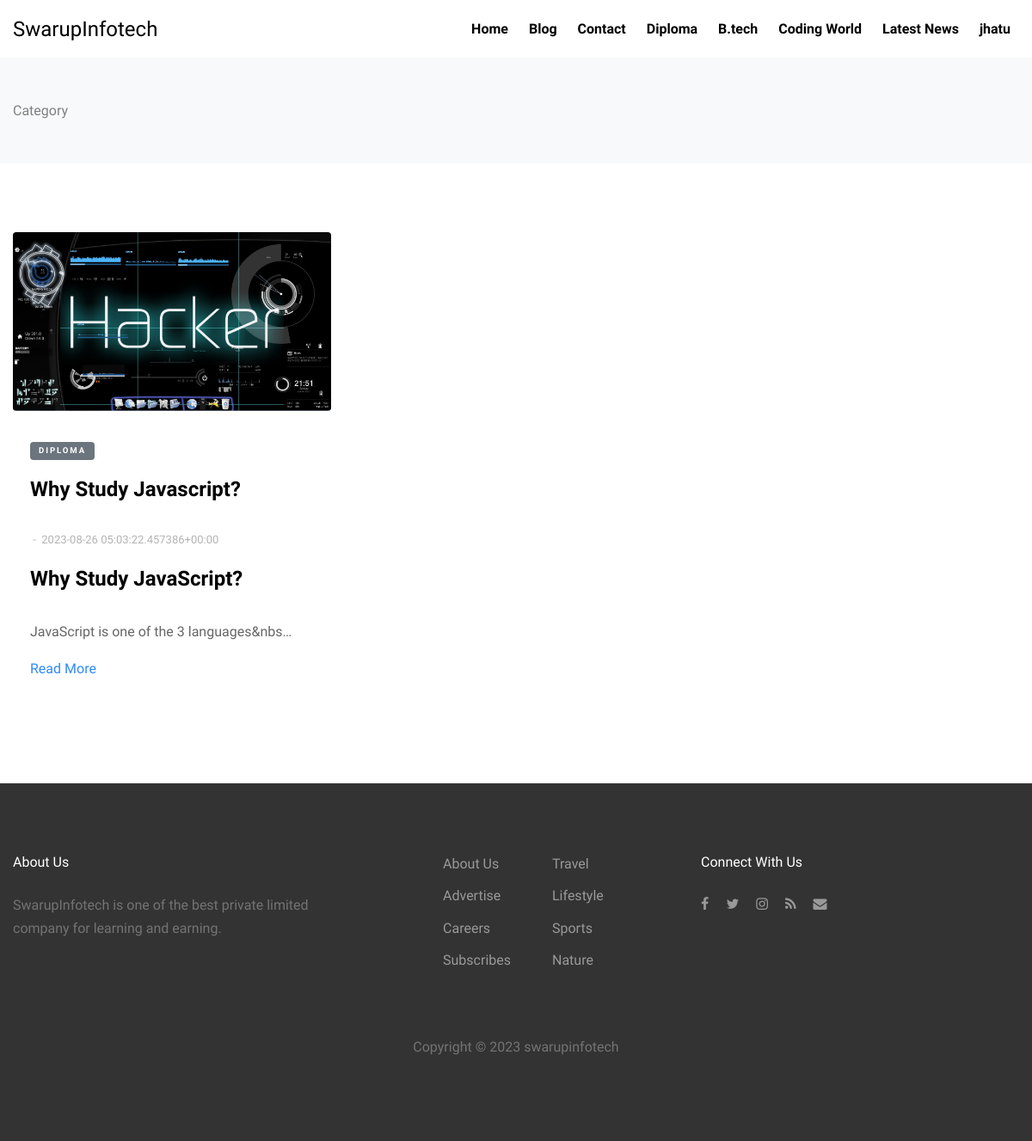
Screenshot of /?category=3 with the database file from the repository.
### blog/models.py (models this page shows, shortened)
class Home(models.Model):
	sno = models.AutoField(primary_key=True)
	title = models.CharField(max_length=255,blank=True,null=True)
	about = models.TextField()
	copyright = models.CharField(max_length=255,blank=True,null=True)
	address = models.CharField(max_length=255,blank=True,null=True)
	phone = models.CharField(max_length=255,blank=True,null=True)
	email = models.CharField(max_length=255,blank=True,null=True)

class Category(models.Model):
	sno = models.AutoField(primary_key=True)
	title = models.CharField(max_length=255,blank=True,null=True)

class Post(models.Model):
	sno = models.AutoField(primary_key=True)
	title = models.CharField(max_length=255,blank=True,null=True)
	category = models.ForeignKey(Category,on_delete=models.CASCADE,blank=True,null=True)
	image = models.ImageField(upload_to='images',blank=True,null=True)
	text = RichTextField()
	date = models.DateTimeField(auto_now_add=True)
	slug = AutoSlugField(populate_from='title',null=True)

### blog/views.py (the view)
# urls.py: path('',views.home,name="home"),
def home(request):
	home = Home.objects.all()
	cate = Category.objects.all()
	allPost = Post.objects.all()
	RecentPost = Post.objects.all()[::-1]
	data = request.GET.get('category')
	if data is not None:
		cate_data = Post.objects.filter(category=data)
		context = {'home':home,'cate_filter':cate_data,'cate':cate}
		return render(request,'blog/category.html',context)
	context = {'home':home,'cate':cate,'posts':allPost,'recentpost':RecentPost}
	return render(request,'blog/index.html',context)

### templates/blog/category.html
    {% extends "base.html" %}
    {% load static %}
    {% block body %}
    <div class="py-5 bg-light">
      <div class="container">
        <div class="row">
          <div class="col-md-6">
            <span>Category</span>
          </div>
        </div>
      </div>
    </div>
    <div class="site-section bg-white">
      <div class="container">
        <div class="row">
          {% for post in cate_filter %}
          <div class="col-lg-4 mb-4">
            <div class="entry2">
              <a href="{{post.slug}}"><img src="{{post.image.url}}" alt="Image" class="img-fluid rounded"></a>
              <div class="excerpt">
              <span class="post-category text-white bg-secondary mb-3">{{post.category.title}}</span>
              <h2><a href="{{post.slug}}">{{post.title| safe}}</a></h2>
              <div class="post-meta align-items-center text-left clearfix">
                <span>&nbsp;-&nbsp; {{post.date | safe}}</span>
              </div>
                <p>{{post.text | safe | truncatechars:100}}</p>
                <p><a href="{{post.slug}}">Read More</a></p>
              </div>
            </div>
          </div>
          {% endfor %}
        </div>
    </div>
  </div>
       {% endblock body %}

### templates/base.html (shortened to what this page needs)
 <!DOCTYPE html>
<html lang="en">
  <head>
    {% load static %}
    <link rel="stylesheet" href="{% static 'fonts/icomoon/style.css' %}">
    <link rel="stylesheet" href="{% static 'css/bootstrap.min.css' %}">
    <link rel="stylesheet" href="{% static 'css/magnific-popup.css' %}">
    <link rel="stylesheet" href="{% static 'css/jquery-ui.css' %}">
    <link rel="stylesheet" href="{% static 'css/owl.carousel.min.css' %}">
    <link rel="stylesheet" href="{% static 'css/owl.theme.default.min.css' %}">
    <link rel="stylesheet" href="{% static 'css/bootstrap-datepicker.css' %}">
    <link rel="stylesheet" href="{% static 'fonts/flaticon/font/flaticon.css' %}">
    <link rel="stylesheet" href="{% static 'css/aos.css' %}">
    <link rel="stylesheet" href="{% static 'css/style.css' %}">
  </head>
  <body>
  <div class="site-wrap">
    <header class="site-navbar" role="banner">
      <div class="container-fluid">
        <div class="row align-items-center">
          <div class="col-4 site-logo">
            {% for post in home %}
            <a href="/home" class="text-black h2 mb-0">{{post.title}}</a>
            {% endfor %}
          </div>
          <div class="col-8 text-right">
            <nav class="site-navigation" role="navigation">
              <ul class="site-menu js-clone-nav mr-auto d-none d-lg-block mb-0">
                <li><a href="/">Home</a></li>
                <li><a href="/blog">Blog</a></li>
                <li><a href="/contact">Contact</a></li>
                {% for post in cate %}
                <li><a href="/?category={{post.sno | safe}}">{{post.title | safe}}</a></li>
                {% endfor %}
              </ul>
            </nav>
            <a href="#" class="site-menu-toggle js-menu-toggle text-black d-inline-block d-lg-none"></a></div>
          </div>
      </div>
  </header>
  {% block body %}
  {% endblock body %}
   <div class="site-footer">
      <div class="container">
        <div class="row mb-5">
          <div class="col-md-4">
            <h3 class="footer-heading mb-4">About Us</h3>
            {% for post in home %}
            <p>{{post.about | safe }}</p>
            {% endfor %}
          </div>
          <div class="col-md-3 ml-auto">
            <ul class="list-unstyled float-left mr-5">
              <li><a href="#">About Us</a></li>
              <li><a href="#">Advertise</a></li>
              <li><a href="#">Careers</a></li>
              <li><a href="#">Subscribes</a></li>
            </ul>
            <ul class="list-unstyled float-left">
              <li><a href="#">Travel</a></li>
              <li><a href="#">Lifestyle</a></li>
              <li><a href="#">Sports</a></li>
              <li><a href="#">Nature</a></li>
            </ul>
          </div>
          <div class="col-md-4">
            <div>
              <h3 class="footer-heading mb-4">Connect With Us</h3>
              <p>
                <a href="https://www.facebook.com/profile.php?id=100069856215966"><span class="icon-facebook pt-2 pr-2 pb-2 pl-0"></span></a>
                <a href="https://twitter.com/SwarupInfotech"><span class="icon-twitter p-2"></span></a>
                <a href="https://www.instagram.com/infotechswarup/"><span class="icon-instagram p-2"></span></a>
                <a href="#"><span class="icon-rss p-2"></span></a>
                <a href="https://mail.google.com/mail/u/0/#inbox"><span class="icon-envelope p-2"></span></a>
              </p>
            </div>
          </div>
        </div>
        <div class="row">
          <div class="col-12 text-center">
              {% for post in home %}
            <p>
              Copyright &copy;  <script>document.write(new Date().getFullYear());</script> {{post.copyright}}
              </p>
              {% endfor %}
          </div>
        </div>
      </div>
    </div>
  </div>
  </body>
</html>

### static/css/style.css (style rules this page uses)
body { line-height: 1.7; color: gray; font-weight: 300; font-size: 1rem; background: #fff; font-family: "Muli", -apple-system, BlinkMacSystemFont, "Segoe UI", Roboto, "Helvetica Neue", Arial, sans-serif, "Apple Color Emoji", "Segoe UI Emoji", "Segoe UI Symbol", "Noto Color Emoji"; }
a { -webkit-transition: .3s all ease; -o-transition: .3s all ease; transition: .3s all ease; color: #2f89fc; }
h1, h2, h3, h4, h5, .h1, .h2, .h3, .h4, .h5 { font-family: "Muli", -apple-system, BlinkMacSystemFont, "Segoe UI", Roboto, "Helvetica Neue", Arial, sans-serif, "Apple Color Emoji", "Segoe UI Emoji", "Segoe UI Symbol", "Noto Color Emoji"; line-height: 1.5; color: #000; }
.text-black { color: #000 !important; }
.site-wrap:before { -webkit-transition: .3s all ease-in-out; -o-transition: .3s all ease-in-out; transition: .3s all ease-in-out; background: rgba(0, 0, 0, 0.6); content: ""; position: absolute; z-index: 2000; top: 0; left: 0; right: 0; bottom: 0; opacity: 0; visibility: hidden; }
.site-section { padding: 2.5em 0; }
@media (min-width: 768px) { .site-section { padding: 5em 0; } }
.site-footer { padding: 4em 0; background: #333333; }
@media (min-width: 768px) { .site-footer { padding: 5em 0; } }
.site-footer p { color: #737373; }
.site-footer h2, .site-footer h3, .site-footer h4, .site-footer h5 { color: #fff; }
.site-footer a { color: #999999; }
.site-footer ul li { margin-bottom: 10px; }
.site-footer .footer-heading { font-size: 16px; color: #fff; }
.site-navbar { margin-bottom: 0px; z-index: 1999; position: relative; width: 100%; background: #fff; }
.site-navbar .site-logo a { font-size: 1.5rem; }
.site-navbar .site-navigation .site-menu { margin-bottom: 0; }
.site-navbar .site-navigation .site-menu a { text-decoration: none !important; display: inline-block; }
.site-navbar .site-navigation .site-menu > li { display: inline-block; padding: 10px 10px; }
.site-navbar .site-navigation .site-menu > li > a { padding: 10px 0px; font-weight: 700; color: #000; text-decoration: none !important; }
.site-mobile-menu .site-nav-wrap { padding: 0; margin: 0; list-style: none; position: relative; }
.site-mobile-menu .site-nav-wrap a { padding: 10px 20px; display: block; position: relative; color: #212529; }
.site-mobile-menu .site-nav-wrap li { position: relative; display: block; }
.site-mobile-menu .site-nav-wrap > li { display: block; position: relative; float: left; width: 100%; }
.site-mobile-menu .site-nav-wrap > li > a { padding-left: 20px; font-size: 20px; }
.container { max-width: 1200px; }
.muted, .entry2 p { color: #666666; }
.post-meta { font-size: 13px; color: #b3b3b3; }
.post-category { display: inline-block; padding: 2px 10px; border-radius: 4px; letter-spacing: .2em; font-weight: 700; font-size: .6rem; text-transform: uppercase; }
.entry2 img { margin-bottom: 30px; }
.entry2 h2 { font-size: 24px; margin-bottom: 30px; font-weight: 700; }
.entry2 h2 a { color: #000; }
.entry2 .excerpt { padding-left: 20px; padding-right: 20px; }
.entry2 .post-meta { color: #b3b3b3; font-size: 13px; width: 100%; display: block; }

### rows the page displays
Home: title "SwarupInfotech", about "SwarupInfotech is one of the best private limited company for learning and earning.", copyright "swarupinfotech"
Category: title "Diploma"
Category: title "B.tech"
Category: title "Coding World"
Category: title "Latest News"
Category: title "jhatu"
Post: image (picture), category "DIPLOMA", title "Why Study Javascript?", date "2023-08-26 05:03:22.457386+00:00", text "Why Study JavaScript? JavaScript is one of the 3 languages &nbs…"
